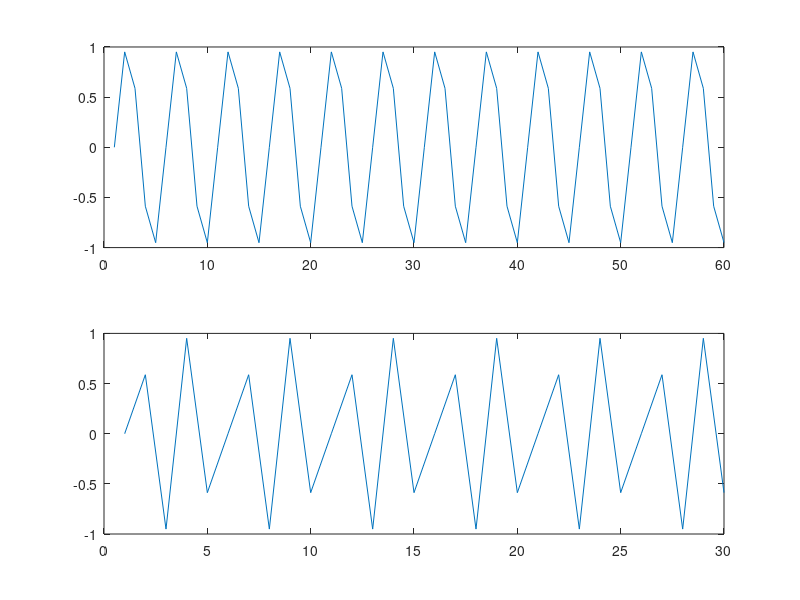
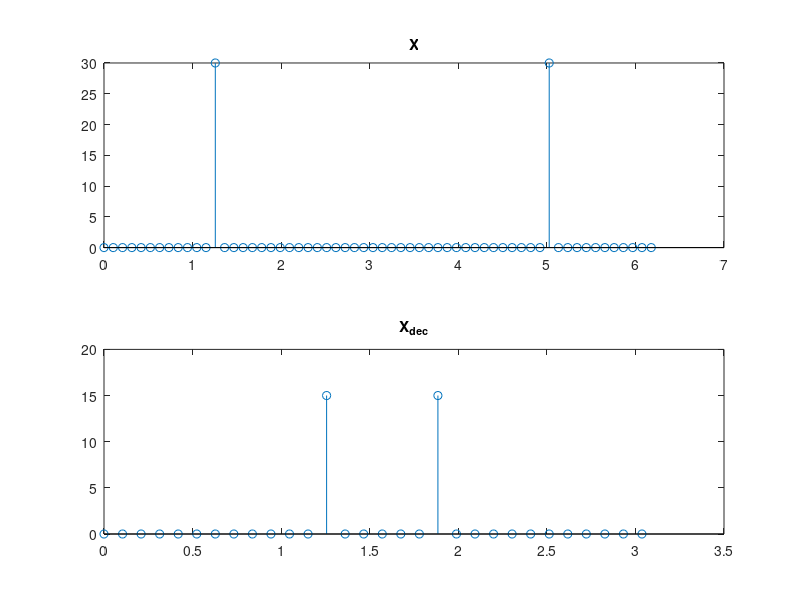

Source code (MATLAB) for these figures, in order: (Note: this script raises an error after producing the figures.)
%% 2.25

N = 60;
w0 = 2*pi/5;
n = 0:N-1;
T = 1;

x = sin(w0*n);

p = 2;

xdec = x(1:p:end);
figure(1)
subplot(2, 1, 1);
plot(x)
subplot(2, 1, 2);
plot(xdec)


X = fft(x);
XDEC  = fft(xdec);

Ndec = N/p;
Tdec = T*p;

figure(2)
subplot(2, 1, 1);
stem((2*pi/N)*[0:N-1], abs(X)); title('X');
subplot(2, 1, 2);
stem((2*pi/Ndec/Tdec)*[0:Ndec-1], abs(XDEC)); title('X_{dec}');

% a. We get aliasing, since the resulting frequency is less than half the sampling
% frequency

%% 3.2

load('sig30');

N = length(y);

figure(1);
subplot(2, 2, 1);
plot(y); title('Original signal y');

Y = fft(y);
subplot(2, 2, 2);
stem(2*pi/N*[0:N-1], abs(Y)); title('DTF\{Y\}')

N2 = 2*N;
% TODO Zero pad

